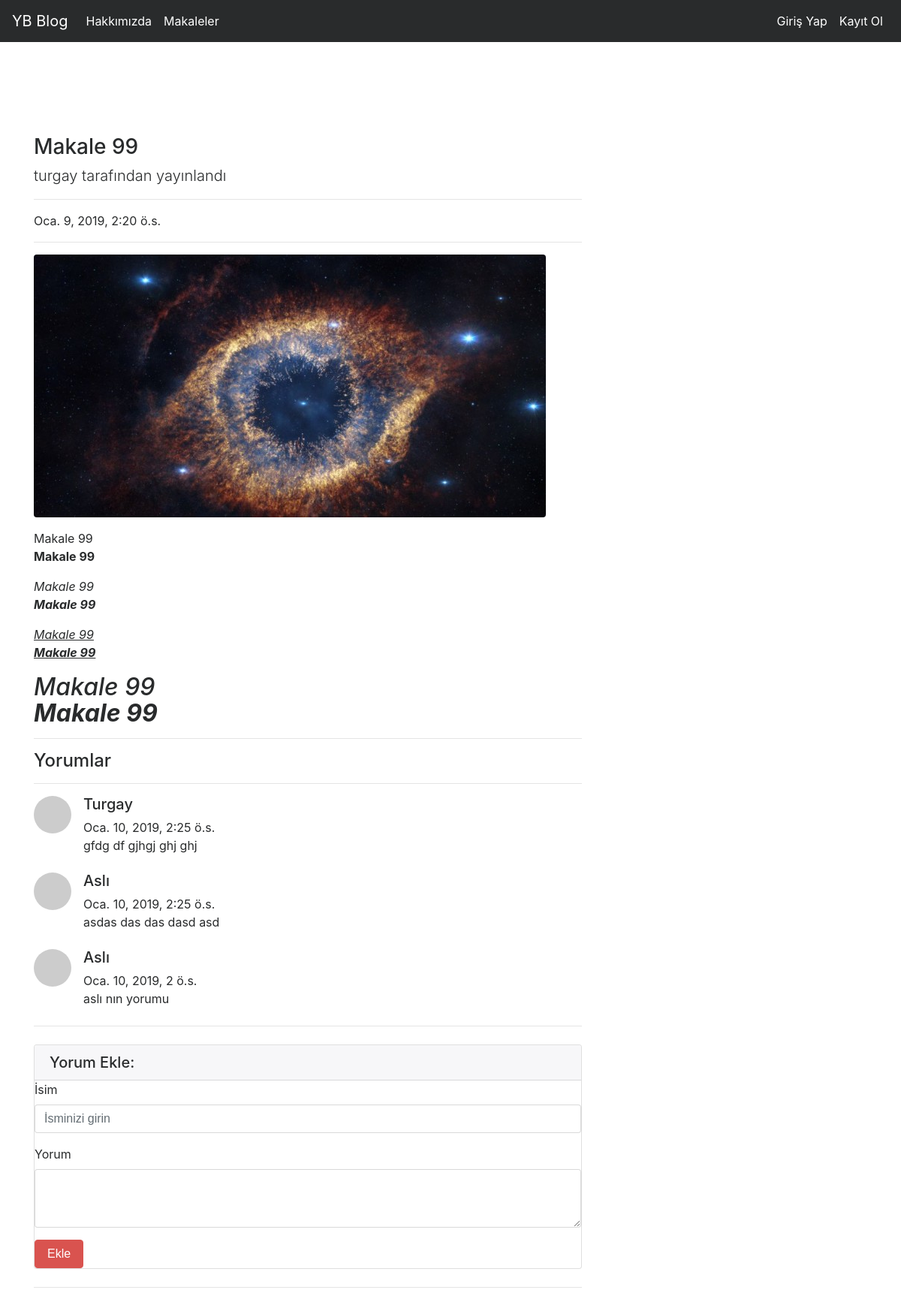
The page /article/detail/11 on the database its author committed.
### article/models.py (models this page shows, shortened)
class Article(models.Model):
    author = models.ForeignKey(
        "auth.User", on_delete=models.CASCADE, verbose_name="Yazar")
    title = models.CharField(max_length=50, verbose_name="Başlık")
    content = RichTextField(verbose_name="İçerik")
    created_date = models.DateTimeField(
        auto_now_add=True, verbose_name="Oluşturma Tarihi")
    article_image = models.FileField(
        blank=True, null=True, verbose_name="Makaleye Fotoğraf Ekleyin")
    class Meta:
        ordering = ['-created_date']

class Comment(models.Model):
    article = models.ForeignKey(
        Article, on_delete=models.CASCADE, verbose_name="Makale", related_name="comments")
    comment_author = models.CharField(max_length=50, verbose_name="İsim")
    comment_content = models.CharField(max_length=200, verbose_name="Yorum")
    comment_date = models.DateTimeField(
        auto_now_add=True, verbose_name="Yorum Tarihi")
    class Meta:
        ordering = ['-comment_date']

### article/views.py (the view)
# urls.py: path('detail/<int:id>', views.article_detail, name="detail"),
def article_detail(request, id):
    article = get_object_or_404(Article, id=id)
    comments = article.comments.all()
    context = {
        "article": article,
        "comments": comments
    }
    return render(request, "article_detail.html", context)

### templates/article_detail.html (shortened to what this page needs)
{% extends "layout.html" %}
{% block body %}
<div class="row">
    <div class="col-lg-8">
        <h3 class="mt-4">{{article.title}}</h3>
        <p class="lead"> {{article.author.username}} tarafından yayınlandı</p>
        <hr>
        <p>{{article.created_date}}</p>
        <hr>
        {% if article.article_image %}
        <img class="img-fluid rounded" src="{{article.article_image.url}}" alt="">
        {% endif %}
        <p class="lead">{{article.content|safe}}</p>
        <hr>
        <h4>Yorumlar</h4>
        <hr>
        {% if comments %}
        {% for comment in comments %}
        <div class="media mb-4">
            <img class="d-flex mr-3 rounded-circle" src="http://placehold.it/50x50" alt="">
            <div class="media-body">
                <h5 class="mt-0">{{comment.comment_author}}</h5>
                {{comment.comment_date}} <br>
                {{comment.comment_content}}
            </div>
        </div>
        {% endfor %}
        {% else %}
        <div class="alert alert-danger">
            Bu makaleye herhangi bir yorum yazılmamış,ilk yorum yapan siz olun!
        </div>
        {% endif %}
        <hr>
        <div class="card my-4">
            <h5 class="card-header">Yorum Ekle:</h5>
            <div class="card-body">
                <form method="post" action="{% url 'article:comment' article.id %}">
                    <div class="form-group">
                        <label for="formGroupExampleInput">İsim</label>
                        <input name="comment_author" type="text" class="form-control" id="formGroupExampleInput"
                            placeholder="İsminizi girin">
                    </div>
                    <div class="form-group">
                        <label for="formGroupExampleInput">Yorum</label>
                        <textarea name="comment_content" class="form-control" rows="3"></textarea>
                    </div>
                    <button type="submit" class="btn btn-danger">Ekle</button>
                </form>
            </div>
        </div>
        <hr>
    </div>
</div>
{% endblock body %}

### rows shown on the page
Article: title "Makale 99", author.username "turgay", created_date "Oca. 9, 2019, 2:20 ö.s.", article_image (picture), content "Makale 99 Makale 99 Makale 99 Makale 99 Makale 99 Makale 99 Makale 99 Makale 99"
Comment: comment_author "Turgay", comment_date "Oca. 10, 2019, 2:25 ö.s.", comment_content "gfdg df gjhgj ghj ghj"
Comment: comment_author "Aslı", comment_date "Oca. 10, 2019, 2:25 ö.s.", comment_content "asdas das das dasd asd"
Comment: comment_author "Aslı", comment_date "Oca. 10, 2019, 2 ö.s.", comment_content "aslı nın yorumu"
